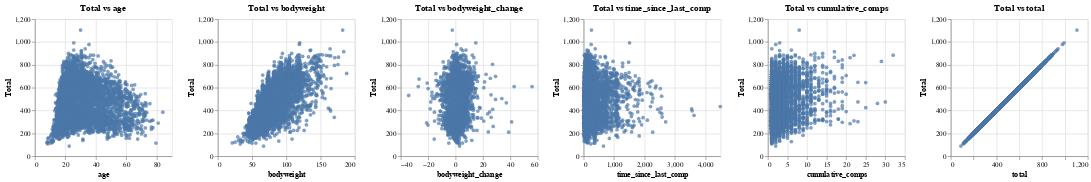

Write notebook code for a chart like this one.
### Code cell
# alt.hconcat(*plots)

### Figure 1 — Vega-Lite specification as saved in the notebook (floating-point values rounded to 4 significant figures; data arrays with more than 128 entries replaced by an {"elided": "..."} marker saying what was removed)
{"config": {"view": {"continuousWidth": 400, "continuousHeight": 300}}, "hconcat": [{"mark": "circle", "encoding": {"tooltip": [{"field": "age", "type": "quantitative"}, {"field": "total", "type": "quantitative"}], "x": {"field": "age", "title": "age", "type": "quantitative"}, "y": {"field": "total", "title": "Total", "type": "quantitative"}}, "height": 200, "title": "Total vs age", "width": 200}, {"mark": "circle", "encoding": {"tooltip": [{"field": "bodyweight", "type": "quantitative"}, {"field": "total", "type": "quantitative"}], "x": {"field": "bodyweight", "title": "bodyweight", "type": "quantitative"}, "y": {"field": "total", "title": "Total", "type": "quantitative"}}, "height": 200, "title": "Total vs bodyweight", "width": 200}, {"mark": "circle", "encoding": {"tooltip": [{"field": "bodyweight_change", "type": "quantitative"}, {"field": "total", "type": "quantitative"}], "x": {"field": "bodyweight_change", "title": "bodyweight_change", "type": "quantitative"}, "y": {"field": "total", "title": "Total", "type": "quantitative"}}, "height": 200, "title": "Total vs bodyweight_change", "width": 200}, {"mark": "circle", "encoding": {"tooltip": [{"field": "time_since_last_comp", "type": "quantitative"}, {"field": "total", "type": "quantitative"}], "x": {"field": "time_since_last_comp", "title": "time_since_last_comp", "type": "quantitative"}, "y": {"field": "total", "title": "Total", "type": "quantitative"}}, "height": 200, "title": "Total vs time_since_last_comp", "width": 200}, {"mark": "circle", "encoding": {"tooltip": [{"field": "cumulative_comps", "type": "quantitative"}, {"field": "total", "type": "quantitative"}], "x": {"field": "cumulative_comps", "title": "cumulative_comps", "type": "quantitative"}, "y": {"field": "total", "title": "Total", "type": "quantitative"}}, "height": 200, "title": "Total vs cumulative_comps", "width": 200}, {"mark": "circle", "encoding": {"tooltip": [{"field": "total", "type": "quantitative"}, {"field": "total", "type": "quantitative"}], "x": {"field": "total", "title": "total", "type": "quantitative"}, "y": {"field": "total", "title": "Total", "type": "quantitative"}}, "height": 200, "title": "Total vs total", "width": 200}], "data": {"name": "data-5df05c836541e9d944103d8d297c883e"}, "$schema": "https://vega.github.io/schema/vega-lite/v4.17.0.json", "datasets": {"data-5df05c836541e9d944103d8d297c883e": {"elided": "5000 records"}}}
